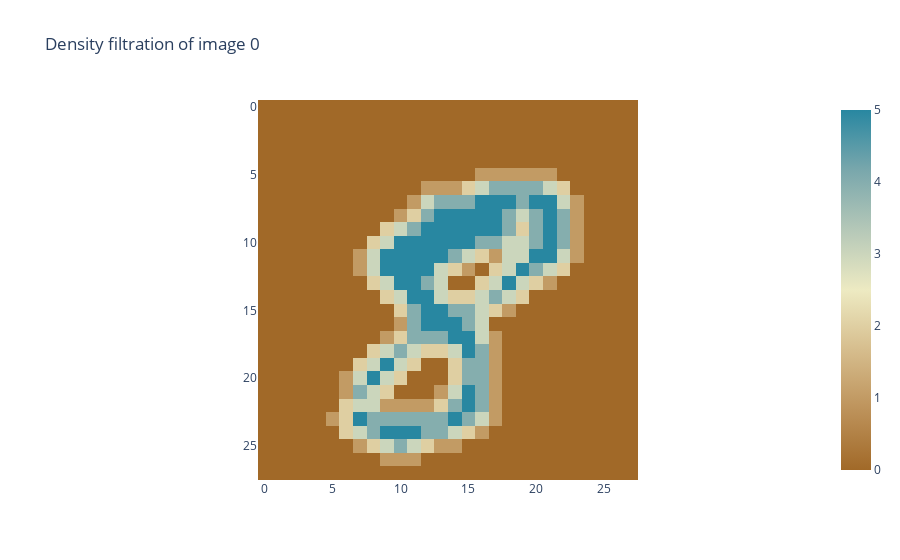

Notebook cell for this chart:
### Markdown cell above
With this binary image, we can look at this image through differnet filters. This example uses the Density Filtraton, Radial Filtration will also be used later and will be discussed then too. Density Filtraton takes each pixel and builds and epsilon ball around it's center with the radius of that ball being equal to the DensityFiltration radius parameter. 1 is used in this case so only looking at adjacent pixels. The value of that pixel is then set to the number of pixels in said epsilon ball that are active. You can see the two holes in the middle of the graph as well as connected compnents with all adjecent pixels active.

### Code cell
density_filtration = DensityFiltration(radius=1,metric='euclidean')
im8_filtration = density_filtration.fit_transform(im8_binarized)

density_filtration.plot(im8_filtration, colorscale="earth")

### Figure 1 — Plotly figure (JSON) as saved in the notebook; plotly's stock layout.template omitted (floating-point values rounded to 4 significant figures; data arrays with more than 128 entries replaced by an {"elided": "..."} marker saying what was removed)
{"data": [{"colorscale": [[0, "rgb(161, 105, 40)"], [0.1667, "rgb(189, 146, 90)"], [0.3333, "rgb(214, 189, 141)"], [0.5, "rgb(237, 234, 194)"], [0.6667, "rgb(181, 200, 184)"], [0.8333, "rgb(121, 167, 172)"], [1, "rgb(40, 135, 161)"]], "type": "heatmap", "z": {"elided": "28x28 int values"}}], "layout": {"plot_bgcolor": "white", "title": {"text": "Density filtration of image 0"}, "xaxis": {"constrain": "domain", "scaleanchor": "y"}, "yaxis": {"autorange": "reversed", "constrain": "domain"}}}
